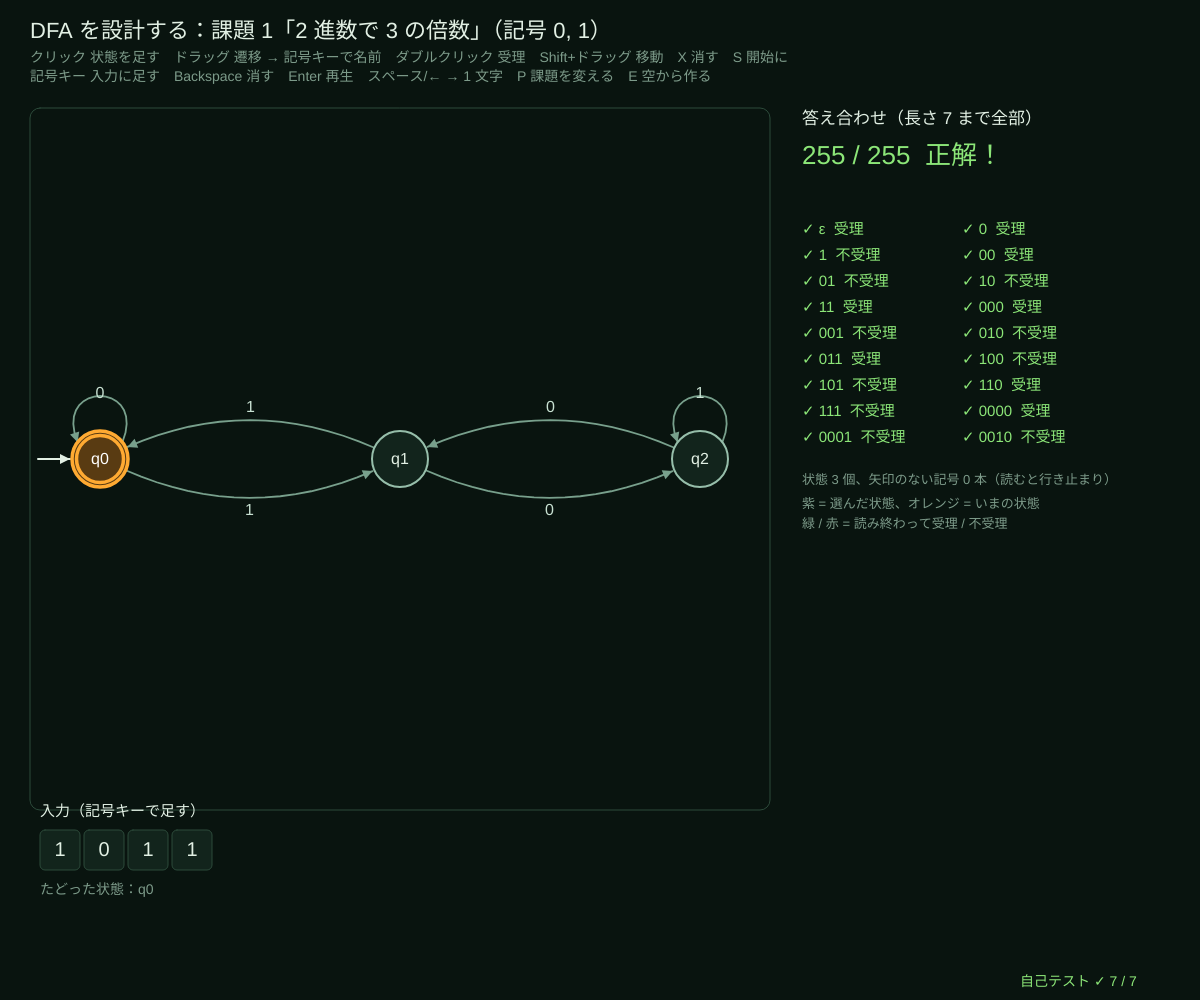
Frame 1 (no input)
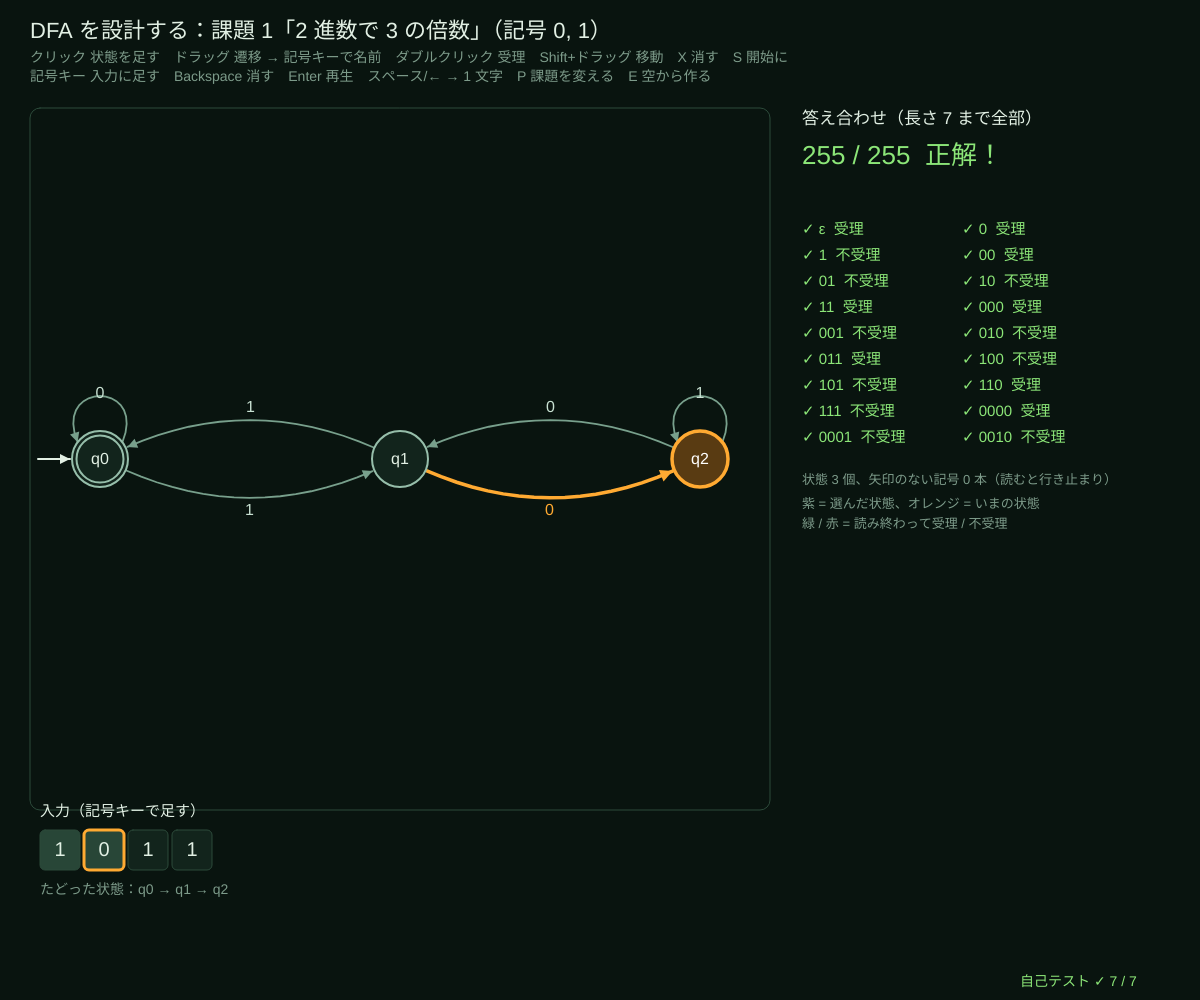
Frame 60 (no input)
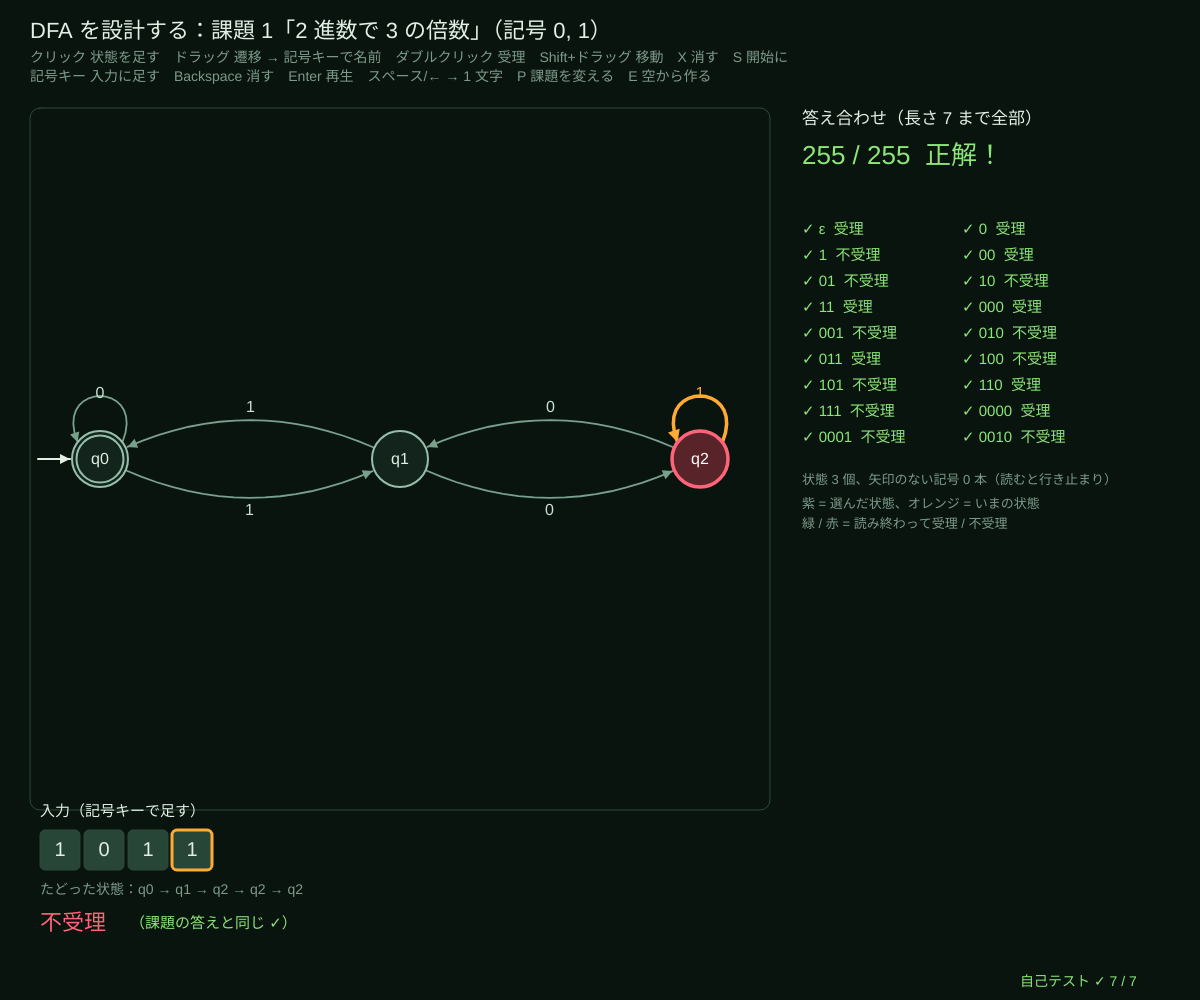
Frame 120 (the mouse pressed at the canvas centre since frame 60)

The p5.js sketch that drew these frames (run headless with seeded random() and noise() and a simulated clock; from frame 60 on, the mouse is pressed at the canvas centre):

// p5.js sketch
// ── sketch.js
// ============================================
// 01 DFA を設計する ─ 決定性有限オートマトン（DFA）を自分で描いて、文字列を 1 文字ずつたどらせる
// 状態から出る矢印は「記号 1 つにつき 1 本」だけ（決定的）。最後に二重丸（受理状態）にいれば受理。
// 矢印がない記号を読んだら「行き止まり」で不受理。課題の言語と、長さ 7 までの全部の文字列で答え合わせ
// 編集：空いた所をクリック = 状態を足す / 状態から状態へドラッグ = 遷移（離したら記号キーで名前）/
//       外に出て同じ状態に戻る = 自己ループ / ダブルクリック = 受理 ⇔ 不受理 / Shift + ドラッグ = 動かす
// キー：記号（0 1 や a b）= 入力の文字列に足す / Backspace 1 文字消す / Enter 先頭から再生 / スペース 1 文字進める /
//       ← → 1 文字もどる・進む / P 課題を変える / E 空にして自分で作る / X 選んだ状態を消す / S 選んだ状態を開始に
// ============================================

const TASKS = [                         // ★ 課題：名前・記号・正解の判定（JavaScript で書いた「答え」）
  { name: '2 進数で 3 の倍数', alpha: ['0', '1'], pred: (s) => (s === '' ? 0 : parseInt(s, 2)) % 3 === 0, sample: 'mult3' },
  { name: 'a の数が偶数', alpha: ['a', 'b'], pred: (s) => s.split('a').length % 2 === 1, sample: 'evenA' },
  { name: 'ab を含む', alpha: ['a', 'b'], pred: (s) => s.indexOf('ab') >= 0, sample: 'hasAB' },
  { name: '長さが 3 の倍数', alpha: ['a', 'b'], pred: (s) => s.length % 3 === 0, sample: 'len3' },
];
const JUDGE_LEN = 7;                    // ★ 答え合わせに使う文字列の長さの上限
const R0 = 28;                          // 状態の円の半径
let task = 0, mach, word = '', tpos = 0, playing = false, playT = 0, judge = null;

function setup() {
  createCanvas(windowWidth, windowHeight);
  selfTest();
  loadTask(0, true);
}
function windowResized() { resizeCanvas(windowWidth, windowHeight); }
function areaBox() { return { x: 40, y: 118, w: width * 0.6, h: height - 318 }; }
function sampleDfa(kind, alpha) {       // 課題ごとのお手本の DFA
  let m = edNew(alpha), b = areaBox(), cx = b.x + b.w / 2, cy = b.y + b.h / 2;
  let line = (n) => { for (let i = 0; i < n; i++) edAddState(m, b.x + 60 + ((b.w - 120) * i) / Math.max(1, n - 1), cy); };
  if (kind === 'mult3') { line(3); for (let r = 0; r < 3; r++) for (let c of ['0', '1']) edSetEdge(m, r, (2 * r + +c) % 3, c); m.acc[0] = true; }
  if (kind === 'evenA') { line(2); edSetEdge(m, 0, 1, 'a'); edSetEdge(m, 1, 0, 'a'); edSetEdge(m, 0, 0, 'b'); edSetEdge(m, 1, 1, 'b'); m.acc[0] = true; }
  if (kind === 'hasAB') { line(3); edSetEdge(m, 0, 1, 'a'); edSetEdge(m, 0, 0, 'b'); edSetEdge(m, 1, 1, 'a'); edSetEdge(m, 1, 2, 'b'); edSetEdge(m, 2, 2, 'a'); edSetEdge(m, 2, 2, 'b'); m.acc[2] = true; }
  if (kind === 'len3') { m.pos = circleLayout(3, cx, cy, Math.min(b.w, b.h) * 0.3, Math.PI); m.n = 3; m.tr = [{}, {}, {}]; m.acc = [true, false, false];
    for (let q = 0; q < 3; q++) for (let c of alpha) edSetEdge(m, q, (q + 1) % 3, c); }
  return m;
}
function loadTask(k, withSample) {
  task = (k + TASKS.length) % TASKS.length;
  let t = TASKS[task];
  mach = withSample ? sampleDfa(t.sample, t.alpha) : edNew(t.alpha);
  if (!withSample) { let b = areaBox(); edAddState(mach, b.x + 80, b.y + b.h / 2); }
  word = t.alpha[1] + t.alpha[0] + t.alpha[1] + t.alpha[1]; tpos = 0; playing = true; playT = 0; edPending = null; edSel = -1;
  rejudge();
}
// ★ 答え合わせ：長さ JUDGE_LEN までの全部の文字列で、DFA の答えと正解をくらべる（一番短い反例も）
function judgeDfa(m, pred, alpha, L) {
  let agree = 0, total = 0, counter = null;
  for (let s of allStrings(alpha, L)) { total++; if (dfaAccepts(m, s) === pred(s)) agree++; else if (counter === null) counter = s; }
  return { agree, total, counter };
}
function rejudge() { let t = TASKS[task]; judge = judgeDfa(mach, t.pred, t.alpha, JUDGE_LEN); }

function draw() {
  background(...BG);
  let t = TASKS[task], b = areaBox();
  hudTitle('DFA を設計する：課題 ' + (task + 1) + '「' + t.name + '」（記号 ' + t.alpha.join(', ') + '）',
    'クリック 状態を足す　ドラッグ 遷移 → 記号キーで名前　ダブルクリック 受理　Shift+ドラッグ 移動　X 消す　S 開始に\n記号キー 入力に足す　Backspace 消す　Enter 再生　スペース/← → 1 文字　P 課題を変える　E 空から作る');
  noFill(); stroke(...WIRE); strokeWeight(1); rect(b.x - 10, b.y - 10, b.w + 20, b.h + 20, 10);
  // 再生：30 フレームごとに 1 文字
  if (playing && ++playT % 30 === 0) { if (tpos < word.length) tpos++; else playing = false; }
  tpos = clampv(tpos, 0, word.length);
  let tr = dfaTrace(mach, word), cur = tr[tpos], hi = {};
  if (cur >= 0) hi[cur] = tpos === word.length ? (mach.acc[cur] ? LIME : ROSE) : AMBER;
  if (edSel >= 0 && edSel < mach.n && !hi[edSel]) hi[edSel] = VIOLET;
  let lastC = tpos > 0 ? word[tpos - 1] : null, prevQ = tpos > 0 ? tr[tpos - 1] : -1;
  drawMachine(mach, mach.pos, { r: R0, hi, labelSize: 16,
    edgeHi: (e) => (lastC !== null && e.from === prevQ && e.to === cur && e.syms.indexOf(lastC) >= 0 ? AMBER : null) });
  edDrawRubber(mach, R0);

  // ---- 入力の文字列とたどった道
  let y = height - 170, cw = Math.min(44, (b.w - 20) / Math.max(1, word.length + 1));
  noStroke(); fill(...INK); textSize(15); textAlign(LEFT, BASELINE); text('入力（記号キーで足す）', 40, y - 14);
  for (let i = 0; i < word.length; i++) {
    let x = 40 + i * cw;
    stroke(...(i === tpos - 1 ? AMBER : WIRE)); strokeWeight(i === tpos - 1 ? 3 : 1); fill(...(i < tpos ? [40, 70, 55] : PANEL)); rect(x, y, cw - 4, 40, 5);
    noStroke(); fill(...INK); textAlign(CENTER, CENTER); textSize(20); text(word[i], x + cw / 2 - 2, y + 20);
  }
  textAlign(LEFT, BASELINE); textSize(14); fill(...DIMC);
  text('たどった状態：' + tr.slice(0, tpos + 1).map((q) => (q < 0 ? '行き止まり' : 'q' + q)).join(' → '), 40, y + 64);
  if (tpos === word.length) {
    let ok = dfaAccepts(mach, word), right = t.pred(word);
    fill(...(ok ? LIME : ROSE)); textSize(22); text(ok ? '受理' : '不受理', 40, y + 100);
    fill(...(ok === right ? LIME : ROSE)); textSize(15); text(ok === right ? '（課題の答えと同じ ✓）' : '（課題の答えは「' + (right ? '受理' : '不受理') + '」✗）', 130, y + 98);
  }

  // ---- 答え合わせ（右）
  let px = width * 0.66 + 10, py = 124;
  fill(...INK); textSize(17); text('答え合わせ（長さ ' + JUDGE_LEN + ' まで全部）', px, py);
  let all = judge.agree === judge.total;
  fill(...(all ? LIME : AMBER)); textSize(26); text(judge.agree + ' / ' + judge.total + (all ? '  正解！' : ''), px, py + 40);
  fill(...DIMC); textSize(14);
  if (!all) text('一番短い反例：「' + (judge.counter === '' ? 'ε（空の文字列）' : judge.counter) + '」 正解は ' + (t.pred(judge.counter) ? '受理' : '不受理'), px, py + 68);
  let samples = allStrings(t.alpha, 4).slice(0, 18);
  samples.forEach((s, i) => {
    let ok = dfaAccepts(mach, s) === t.pred(s), x = px + (i % 2) * 160, yy = py + 110 + Math.floor(i / 2) * 26;
    fill(...(ok ? LIME : ROSE)); textSize(15); text((ok ? '✓ ' : '✗ ') + (s === '' ? 'ε' : s) + '  ' + (t.pred(s) ? '受理' : '不受理'), x, yy);
  });
  fill(...DIMC); textSize(13);
  let dead = 0; for (let q = 0; q < mach.n; q++) for (let c of mach.alpha) if (dfaNext(mach, q, c) < 0) dead++;
  text('状態 ' + mach.n + ' 個、矢印のない記号 ' + dead + ' 本（読むと行き止まり）', px, py + 360);
  text('紫 = 選んだ状態、オレンジ = いまの状態', px, py + 384);
  text('緑 / 赤 = 読み終わって受理 / 不受理', px, py + 404);
  drawSelfTest(width - 180, height - 14);
}

function inArea(x, y) { let b = areaBox(); return x > b.x - 10 && x < b.x + b.w + 10 && y > b.y - 10 && y < b.y + b.h + 10; }
let firstPress = true, swallow = false;  // 最初のクリック（キーを届かせるためのクリック）では状態を足さない
function mousePressed(ev) {
  if (firstPress) { firstPress = false; swallow = true; return; }
  if (inArea(mouseX, mouseY) && edPress(mach, mouseX, mouseY, R0, millis(), ev && ev.shiftKey) === 'acc') rejudge();
}
function mouseDragged() { if (!swallow) edDragTo(mach, mouseX, mouseY); }
function mouseReleased() {
  if (swallow) { swallow = false; return; }
  if (edRelease(mach, mouseX, mouseY, R0, inArea(mouseX, mouseY))) rejudge();
}
function keyPressed() {
  let t = TASKS[task];
  if (edPending && t.alpha.indexOf(key) >= 0) { edLabel(mach, key); rejudge(); return false; }   // 名前待ちの矢印に記号をつける
  if (t.alpha.indexOf(key) >= 0) { word = typeInto(word, key, t.alpha, 24); tpos = 0; playing = true; playT = 0; return false; }
  if (key === 'Backspace') { word = word.slice(0, -1); tpos = Math.min(tpos, word.length); }
  if (key === 'Enter') { tpos = 0; playing = true; playT = 0; }
  if (key === ' ' || key === RIGHT_ARROW) { playing = false; tpos = Math.min(word.length, tpos + 1); }
  if (key === LEFT_ARROW) { playing = false; tpos = Math.max(0, tpos - 1); }
  if (key === 'p' || key === 'P') loadTask(task + 1, true);
  if (key === 'e' || key === 'E') loadTask(task, false);
  if ((key === 'x' || key === 'X') && edSel >= 0) { edDelete(mach, edSel); edSel = -1; edPending = null; rejudge(); }
  if ((key === 's' || key === 'S') && edSel >= 0 && edSel < mach.n) { mach.start = edSel; rejudge(); }
  if (key === 'Escape') edPending = null;
  return false;
}

// ---- 自己テスト
function selfTest() {
  selfTestResults = [];
  let m3 = sampleDfa('mult3', ['0', '1']), ok3 = true;
  for (let n = 0; n <= 1000; n++) if (dfaAccepts(m3, n.toString(2)) !== (n % 3 === 0)) ok3 = false;
  check('「3 の倍数」の DFA（3 状態）は n = 0〜1000 の 2 進数で n % 3 === 0 と一致', ok3 && m3.n === 3);
  for (let k = 1; k < TASKS.length; k++) {
    let t = TASKS[k], j = judgeDfa(sampleDfa(t.sample, t.alpha), t.pred, t.alpha, 10);
    check('お手本「' + t.name + '」：長さ 10 までの全部 ' + j.total + ' 個の文字列で正解と一致', j.agree === j.total && j.total === 2047);
  }
  // 編集の手順をまねて「b で終わる」DFA を作る（クリック 2 回 → 矢印 4 本 → 受理）
  let m = edNew(['a', 'b']); edAddState(m, 0, 0); edAddState(m, 100, 0);
  edSetEdge(m, 0, 0, 'a'); edSetEdge(m, 0, 1, 'b'); edSetEdge(m, 1, 1, 'b'); edSetEdge(m, 1, 0, 'a'); m.acc[1] = true;
  let jb = judgeDfa(m, (s) => s.endsWith('b'), m.alpha, 8);
  check('編集の手順で作った「b で終わる」DFA（2 状態）が長さ 8 まで全部正しい', jb.agree === jb.total);
  edSetEdge(m, 0, 0, 'b');                                  // 同じ記号の矢印は上書き（決定的のまま）
  let jw = judgeDfa(m, (s) => s.endsWith('b'), m.alpha, 8);
  check('矢印を 1 本まちがえると、反例「' + jw.counter + '」（一番短い）が見つかる', jw.counter === 'b' && dfaAccepts(m, 'b') === false);
  edDelete(m, 1);
  check('状態を消すと、その状態への矢印も消えて行き止まりになる（例外なし）', m.n === 1 && dfaNext(m, 0, 'b') === 0 && dfaNext(m, 0, 'a') === 0 && !dfaAccepts(m, 'ab'));
  reportSelfTest();
}

// ---------- やってみよう ----------
// 1. E で空にして、課題 1「3 の倍数」を自分で作ろう。ヒント：状態 = 「ここまでの数を 3 で割った余り」。1 文字読むと余りは (2r + c) % 3
// 2. 課題「a の数が偶数 かつ b の数が奇数」には状態がいくつ要る？（05 の積の構成で確かめられる）
// 3. 反例が出たら、その文字列を入力してたどってみよう。どこで道をまちがえた？
// 4. TASKS に新しい課題を足そう：{ name: 'aa を含まない', alpha: ['a', 'b'], pred: (s) => s.indexOf('aa') < 0, sample: '' }
// 5. 「a と b が同じ数」は DFA で作れる？ 何状態あっても足りない理由を考えよう（06 のポンピング補題ゲーム）

// ==================================================
// ここから下は「オートマトンの道具」（中身は読まなくても OK。消さないでね）
// ==================================================
// ---- 色と小さな道具
const BG = [9, 20, 15];                 // 背景（回路基板の黒緑）
const INK = [226, 240, 228];            // 文字（蛍光の白）
const AMBER = [255, 170, 50], CYAN = [70, 215, 230], LIME = [140, 230, 120], ROSE = [255, 100, 120], VIOLET = [185, 150, 255];
const DIMC = [125, 155, 138], PANEL = [18, 36, 28], WIRE = [44, 74, 58];
function clampv(v, a, b) { return v < a ? a : v > b ? b : v !== v ? a : v; }     // NaN なら a に戻す
function fmtN(v, d) { if (typeof v !== 'number' || v !== v) return '?'; return v.toFixed(d === undefined ? 2 : d); }
function hudTitle(t, sub) {              // 左上のタイトルと操作の説明
  noStroke(); fill(...INK); textSize(22); textAlign(LEFT, BASELINE); text(t, 30, 38);
  fill(...DIMC); textSize(14); textLeading(19); text(sub, 30, 62);
}
function typeInto(s, ch, allowed, maxLen) {   // 文字の入力：allowed に入っている 1 文字だけ足す（長さの上限つき）
  if (typeof ch !== 'string' || ch.length !== 1 || allowed.indexOf(ch) < 0) return s;
  return s.length < (maxLen || 40) ? s + ch : s;
}
// ---- 種つきの乱数（同じ種なら毎回同じ列 → 実験をくり返せる）
let rngState = 1;
function seedRng(s) { rngState = (s >>> 0) || 1; }
function rnd() {                       // 0〜1 の一様乱数（mulberry32）
  rngState = (rngState + 0x6d2b79f5) >>> 0;
  let t = rngState;
  t = Math.imul(t ^ (t >>> 15), t | 1);
  t ^= t + Math.imul(t ^ (t >>> 7), t | 61);
  return ((t ^ (t >>> 14)) >>> 0) / 4294967296;
}
function rndInt(a, b) { return a + Math.floor(rnd() * (b - a + 1)); }
function rndPick(arr) { return arr[Math.floor(rnd() * arr.length)]; }
function rndString(alpha, len) { let s = ''; for (let i = 0; i < len; i++) s += alpha[Math.floor(rnd() * alpha.length)]; return s; }
// ---- 有限オートマトンの道具
// DFA = { n: 状態の数, alpha: ['a','b'], tr: [{a: 1, b: 0}, ...], start: 0, acc: [true/false...] }
//   tr[q][c] がない = 「行き止まり」（そこで不受理が決まる）
// NFA = { n, alpha, tr: [{a: [1, 2], '': [3]}, ...], start, acc }  ('' が ε 遷移)
function dfaNext(d, q, c) { if (q < 0 || !d.tr[q]) return -1; let t = d.tr[q][c]; return t === undefined || t < 0 || t >= d.n ? -1 : t; }
function dfaTrace(d, s) {               // たどった状態の列（-1 = 行き止まり）
  let q = d.start, out = [q];
  for (let c of s) { q = dfaNext(d, q, c); out.push(q); }
  return out;
}
function dfaAccepts(d, s) { let q = d.start; for (let c of s) { q = dfaNext(d, q, c); if (q < 0) return false; } return q >= 0 && !!d.acc[q]; }
function copyDfa(d) { return { n: d.n, alpha: d.alpha.slice(), tr: d.tr.map((m) => Object.assign({}, m)), start: d.start, acc: d.acc.slice() }; }
function completeDfa(d) {               // 行き止まりを「ごみ箱」状態にまとめて、全部の遷移をそろえる
  let e = copyDfa(d), sink = -1;
  for (let q = 0; q < e.n; q++) for (let c of e.alpha) if (dfaNext(e, q, c) < 0) {
    if (sink < 0) { sink = e.n++; e.tr.push({}); e.acc.push(false); for (let cc of e.alpha) e.tr[sink][cc] = sink; }
    e.tr[q][c] = sink;
  }
  e.sink = sink;
  return e;
}
function complementDfa(d) { let e = completeDfa(d); e.acc = e.acc.map((v) => !v); return e; }   // 受理と不受理を入れかえる
function productDfa(A, B, op) {         // 積の構成：状態 = (A の状態, B の状態) の組。たどれる組だけ作る
  let a = completeDfa(A), b = completeDfa(B), alpha = a.alpha.filter((c) => b.alpha.indexOf(c) >= 0);
  let id = new Map(), pairs = [], tr = [], queue = [];
  let get = (p, q) => { let k = p * 1000 + q; if (!id.has(k)) { id.set(k, pairs.length); pairs.push([p, q]); tr.push({}); queue.push(k); } return id.get(k); };
  get(a.start, b.start);
  for (let h = 0; h < queue.length; h++) {
    let [p, q] = pairs[h];
    for (let c of alpha) tr[h][c] = get(a.tr[p][c], b.tr[q][c]);
  }
  let f = { and: (x, y) => x && y, or: (x, y) => x || y, diff: (x, y) => x && !y, xor: (x, y) => x !== y }[op];
  return { n: pairs.length, alpha, tr, start: 0, acc: pairs.map(([p, q]) => f(!!a.acc[p], !!b.acc[q])), pairs, left: a, right: b };
}
function dfaShortestAccepted(d) {       // 幅優先探索：受理状態までの一番短い文字列（なければ null = 空言語）
  let prev = new Array(d.n).fill(null), seen = new Array(d.n).fill(false), queue = [d.start];
  seen[d.start] = true;
  for (let h = 0; h < queue.length; h++) {
    let q = queue[h];
    if (d.acc[q]) { let s = ''; while (prev[q]) { s = prev[q][1] + s; q = prev[q][0]; } return s; }
    for (let c of d.alpha) { let t = dfaNext(d, q, c); if (t >= 0 && !seen[t]) { seen[t] = true; prev[t] = [q, c]; queue.push(t); } }
  }
  return null;
}
function dfaEquivalent(A, B) { return dfaShortestAccepted(productDfa(A, B, 'xor')); }   // null なら同じ言語、そうでなければ反例
function reachableDfa(d) {              // スタートからたどれない状態を消す
  let order = [d.start], idx = new Map([[d.start, 0]]);
  for (let h = 0; h < order.length; h++) for (let c of d.alpha) { let t = dfaNext(d, order[h], c); if (t >= 0 && !idx.has(t)) { idx.set(t, order.length); order.push(t); } }
  let tr = order.map((q) => { let m = {}; for (let c of d.alpha) { let t = dfaNext(d, q, c); if (t >= 0) m[c] = idx.get(t); } return m; });
  return { n: order.length, alpha: d.alpha.slice(), tr, start: 0, acc: order.map((q) => !!d.acc[q]), old: order };
}
function minimizeMoore(d) {             // ムーアの分割の精密化：「区別できない状態」を同じブロックに
  let e = reachableDfa(completeDfa(d));
  let blk = e.acc.map((v) => (v ? 1 : 0)), rounds = [];
  let renum = (keys) => { let m = new Map(); return keys.map((k) => { if (!m.has(k)) m.set(k, m.size); return m.get(k); }); };
  blk = renum(blk); rounds.push(blk.slice());
  for (;;) {
    let keys = blk.map((b, q) => b + '|' + e.alpha.map((c) => blk[e.tr[q][c]]).join(','));
    let nb = renum(keys), cnt = new Set(nb).size;
    if (cnt === new Set(blk).size) break;
    blk = nb; rounds.push(blk.slice());
  }
  let k = new Set(blk).size, tr = [], acc = [];
  for (let b = 0; b < k; b++) { tr.push({}); acc.push(false); }
  for (let q = 0; q < e.n; q++) { acc[blk[q]] = !!e.acc[q]; for (let c of e.alpha) tr[blk[q]][c] = blk[e.tr[q][c]]; }
  return { work: e, rounds, blockOf: blk, min: { n: k, alpha: e.alpha.slice(), tr, start: blk[e.start], acc } };
}
function allStrings(alpha, maxLen) {    // 長さ 0〜maxLen の文字列を全部
  let out = [''], layer = [''];
  for (let L = 1; L <= maxLen; L++) { let nx = []; for (let s of layer) for (let c of alpha) nx.push(s + c); out.push(...nx); layer = nx; }
  return out;
}
function epsClosure(nfa, states) {      // ε 遷移だけでたどれる状態を全部足す
  let seen = new Set(states), todo = [...states];
  while (todo.length) { let q = todo.pop(); for (let t of (nfa.tr[q] && nfa.tr[q]['']) || []) if (!seen.has(t)) { seen.add(t); todo.push(t); } }
  return [...seen].sort((x, y) => x - y);
}
function nfaMove(nfa, set, c) { let out = new Set(); for (let q of set) for (let t of (nfa.tr[q] && nfa.tr[q][c]) || []) out.add(t); return epsClosure(nfa, [...out]); }
function nfaTrace(nfa, s) { let cur = epsClosure(nfa, [nfa.start]), out = [cur]; for (let c of s) { cur = nfaMove(nfa, cur, c); out.push(cur); } return out; }
function nfaAccepts(nfa, s) { let cur = epsClosure(nfa, [nfa.start]); for (let c of s) { cur = nfaMove(nfa, cur, c); if (!cur.length) return false; } return cur.some((q) => nfa.acc[q]); }
function subsetConstruct(nfa, maxStates) {   // 部分集合構成：DFA の 1 状態 = NFA の状態の集合（たどれる集合だけ）
  let first = epsClosure(nfa, [nfa.start]), sets = [first], id = new Map([[first.join(','), 0]]), rows = [], tr = [];
  for (let h = 0; h < sets.length && sets.length <= (maxStates || 4096); h++) {
    let row = { from: h, to: {} }; tr.push({});
    for (let c of nfa.alpha) {
      let t = nfaMove(nfa, sets[h], c), k = t.join(',');
      if (!id.has(k)) { id.set(k, sets.length); sets.push(t); }
      row.to[c] = id.get(k); tr[h][c] = id.get(k);
    }
    rows.push(row);
  }
  return { sets, rows, dfa: { n: sets.length, alpha: nfa.alpha.slice(), tr, start: 0, acc: sets.map((st) => st.some((q) => nfa.acc[q])) } };
}
function setName(st) { return '{' + st.join(',') + '}'; }
// ---- 状態遷移図を描く道具（円 = 状態、二重丸 = 受理、矢印 = 遷移。曲線は折れ線で描く）
function bezPts(x0, y0, cx, cy, x1, y1, n) {   // 2 次ベジェ曲線 → 折れ線の点
  let out = [];
  for (let i = 0; i <= n; i++) { let t = i / n, u = 1 - t; out.push([u * u * x0 + 2 * u * t * cx + t * t * x1, u * u * y0 + 2 * u * t * cy + t * t * y1]); }
  return out;
}
function cubicPts(p0, p1, p2, p3, n) {          // 3 次ベジェ曲線 → 折れ線の点（自己ループ用）
  let out = [];
  for (let i = 0; i <= n; i++) { let t = i / n, u = 1 - t, a = u * u * u, b = 3 * u * u * t, c = 3 * u * t * t, d = t * t * t;
    out.push([a * p0[0] + b * p1[0] + c * p2[0] + d * p3[0], a * p0[1] + b * p1[1] + c * p2[1] + d * p3[1]]); }
  return out;
}
function arrowLine(pts, col, w, dashed) {      // 折れ線 + 先の三角
  if (!pts || pts.length < 2) return;
  noFill(); stroke(...col); strokeWeight(w || 2);
  if (dashed) { for (let i = 0; i + 1 < pts.length; i += 2) line(pts[i][0], pts[i][1], pts[i + 1][0], pts[i + 1][1]); }
  else { beginShape(); for (let p of pts) vertex(p[0], p[1]); endShape(); }
  let [x1, y1] = pts[pts.length - 1], [x0, y0] = pts[pts.length - 2], L = Math.hypot(x1 - x0, y1 - y0) || 1, ux = (x1 - x0) / L, uy = (y1 - y0) / L, s = 7 + (w || 2) * 1.5;
  noStroke(); fill(...col);
  triangle(x1, y1, x1 - ux * s - uy * s * 0.5, y1 - uy * s + ux * s * 0.5, x1 - ux * s + uy * s * 0.5, y1 - uy * s - ux * s * 0.5);
}
function edgeList(m) {                  // DFA / NFA → 辺のリスト [{from, to, label}]（同じ向きの辺はラベルをまとめる）
  let map = new Map();
  for (let q = 0; q < m.n; q++) for (let c in m.tr[q] || {}) {
    let ts = m.tr[q][c]; ts = Array.isArray(ts) ? ts : [ts];
    for (let t of ts) { if (t < 0 || t >= m.n) continue; let k = q + '>' + t; if (!map.has(k)) map.set(k, { from: q, to: t, syms: [] }); map.get(k).syms.push(c === '' ? 'ε' : c); }
  }
  return [...map.values()].map((e) => ({ from: e.from, to: e.to, label: e.syms.sort().join(','), syms: e.syms }));
}
function edgeGeometry(e, pos, r, both) {        // 1 本の辺の折れ線の点とラベルの位置
  let a = pos[e.from], b = pos[e.to];
  if (e.from === e.to) {                        // 自己ループ：中心から外向き（または上）に輪
    let ang = a.loop !== undefined ? a.loop : -Math.PI / 2, ux = Math.cos(ang), uy = Math.sin(ang), px = -uy, py = ux;
    let s0 = [a.x + (ux * 0.6 + px * 0.8) * r, a.y + (uy * 0.6 + py * 0.8) * r], s1 = [a.x + (ux * 0.6 - px * 0.8) * r, a.y + (uy * 0.6 - py * 0.8) * r];
    let pts = cubicPts(s0, [s0[0] + (ux * 2.2 + px * 0.9) * r, s0[1] + (uy * 2.2 + py * 0.9) * r], [s1[0] + (ux * 2.2 - px * 0.9) * r, s1[1] + (uy * 2.2 - py * 0.9) * r], s1, 18);
    return { pts, lx: a.x + ux * 2.35 * r, ly: a.y + uy * 2.35 * r };
  }
  let dx = b.x - a.x, dy = b.y - a.y, L = Math.hypot(dx, dy) || 1, ux = dx / L, uy = dy / L, bend = both ? 0.22 * L : (e.bend || 0) * L;
  let mx = (a.x + b.x) / 2 - uy * bend, my = (a.y + b.y) / 2 + ux * bend;
  let d0x = mx - a.x, d0y = my - a.y, l0 = Math.hypot(d0x, d0y) || 1, d1x = mx - b.x, d1y = my - b.y, l1 = Math.hypot(d1x, d1y) || 1;
  let pts = bezPts(a.x + (d0x / l0) * r, a.y + (d0y / l0) * r, mx, my, b.x + (d1x / l1) * (r + 2), b.y + (d1y / l1) * (r + 2), 16);
  let mid = pts[8];
  return { pts, lx: mid[0] - uy * 13, ly: mid[1] + ux * 13 };
}
// m = DFA/NFA、pos = [{x, y, loop?}]、opt = { r, names, hi: {状態: 色}, edgeHi: (e) => 色 or null, start: true, labelSize }
function drawMachine(m, pos, opt) {
  opt = opt || {};
  let r = opt.r || 22, edges = opt.edges || edgeList(m), has = new Set(edges.map((e) => e.from + '>' + e.to));
  textAlign(CENTER, CENTER);
  for (let e of edges) {
    if (!pos[e.from] || !pos[e.to]) continue;
    let g = edgeGeometry(e, pos, r, e.from !== e.to && has.has(e.to + '>' + e.from));
    let hc = opt.edgeHi ? opt.edgeHi(e) : null;
    arrowLine(g.pts, hc || opt.edgeCol || [120, 160, 140], hc ? 3.5 : 1.8, e.label === 'ε' && !hc);
    if (opt.labels !== false || hc) { noStroke(); fill(...(hc || opt.labelCol || [200, 225, 210])); textSize(opt.labelSize || 14); text(e.label, g.lx, g.ly); }
  }
  if (opt.start !== false && pos[m.start]) {   // 開始の矢印（左から）
    let p = pos[m.start], sa = opt.startAng !== undefined ? opt.startAng : p.loop !== undefined && Math.cos(p.loop) < -0.5 ? -2.2 : Math.PI;
    let ux = Math.cos(sa), uy = Math.sin(sa);   // 自己ループと重ならない向きから
    arrowLine([[p.x + ux * (r + 34), p.y + uy * (r + 34)], [p.x + ux * (r + 2), p.y + uy * (r + 2)]], opt.startCol || INK, 2);
  }
  for (let q = 0; q < m.n; q++) {
    let p = pos[q]; if (!p) continue;
    let hc = opt.hi && opt.hi[q];
    stroke(...(hc || [150, 190, 170])); strokeWeight(hc ? 3.5 : 2); fill(...(hc ? hc.map((v) => v * 0.35) : PANEL));
    circle(p.x, p.y, 2 * r);
    if (m.acc[q]) { noFill(); circle(p.x, p.y, 2 * r - 9); }
    noStroke(); fill(...(hc ? [255, 255, 255] : INK)); textSize(opt.nameSize || Math.min(16, r * 0.75));
    text(opt.names ? opt.names[q] : 'q' + q, p.x, p.y + 1);
  }
}
function circleLayout(n, cx, cy, rad, a0) {    // 円の上に並べる（自己ループは外向き）
  let out = [];
  for (let i = 0; i < n; i++) { let a = (a0 === undefined ? Math.PI : a0) + (2 * Math.PI * i) / Math.max(1, n); out.push({ x: cx + rad * Math.cos(a), y: cy + rad * Math.sin(a), loop: a }); }
  return out;
}
function layerLayout(m, x, y, w, h) {          // スタートからの距離（幅優先）で左 → 右に並べる
  let depth = new Array(m.n).fill(-1), order = [m.start]; depth[m.start] = 0;
  for (let i = 0; i < order.length; i++) for (let e of edgeList(m)) if (e.from === order[i] && depth[e.to] < 0) { depth[e.to] = depth[order[i]] + 1; order.push(e.to); }
  let maxD = Math.max(0, ...depth); for (let q = 0; q < m.n; q++) if (depth[q] < 0) { depth[q] = maxD + 1; order.push(q); }
  maxD = Math.max(...depth);
  let cols = []; for (let q of order) (cols[depth[q]] = cols[depth[q]] || []).push(q);
  let pos = [];
  cols.forEach((col, d) => col.forEach((q, k) => { pos[q] = { x: x + (maxD ? (d / maxD) * w : w / 2), y: y + ((k + 1) / (col.length + 1)) * h, loop: -Math.PI / 2 }; }));
  return pos;
}
function hitState(pos, x, y, r) { for (let q = pos.length - 1; q >= 0; q--) if (pos[q] && Math.hypot(pos[q].x - x, pos[q].y - y) < r) return q; return -1; }
// ---- 図を編集する道具：空いた所をクリック = 状態を足す、状態から状態へドラッグ = 遷移（すぐ記号のキーで名前）、
//      ダブルクリック = 受理 ⇔ 不受理、状態をドラッグ（Shift を押しながら）= 動かす、X = 選んだ状態を消す
let edMach = null, edDrag = null, edPending = null, edLast = { t: -1e9, q: -1 }, edSel = -1;
function edNew(alpha) { return { n: 0, alpha: alpha.slice(), tr: [], start: 0, acc: [], pos: [] }; }
function edAddState(m, x, y) { m.pos.push({ x, y, loop: -Math.PI / 2 }); m.tr.push({}); m.acc.push(false); m.n = m.pos.length; return m.n - 1; }
function edSetEdge(m, from, to, c) { if (from >= 0 && from < m.n && to >= 0 && to < m.n && m.alpha.indexOf(c) >= 0) m.tr[from][c] = to; }   // DFA なので同じ記号の古い遷移は上書き
function edDelete(m, q) {
  if (q < 0 || q >= m.n || m.n <= 1) return;
  m.pos.splice(q, 1); m.acc.splice(q, 1); m.tr.splice(q, 1); m.n = m.pos.length;
  for (let row of m.tr) for (let c in row) { if (row[c] === q) delete row[c]; else if (row[c] > q) row[c]--; }
  if (m.start === q) m.start = 0; else if (m.start > q) m.start--;
}
function edPress(m, x, y, r, now, shift) {      // 返り値：'acc' / 'drag' / 'move' / null（shift = Shift を押しているか）
  let q = hitState(m.pos, x, y, r);
  if (q >= 0 && edLast.q === q && now - edLast.t < 350) { m.acc[q] = !m.acc[q]; edLast = { t: -1e9, q: -1 }; edDrag = null; return 'acc'; }
  edLast = { t: now, q };
  if (q >= 0) { edSel = q; edDrag = { from: q, x, y, move: !!shift || keyIsDown(SHIFT) }; return edDrag.move ? 'move' : 'drag'; }
  edDrag = null;
  return null;
}
function edDragTo(m, x, y) {
  if (!edDrag) return;
  edDrag.x = x; edDrag.y = y;
  let p = m.pos[edDrag.from]; edDrag.far = Math.max(edDrag.far || 0, Math.hypot(x - p.x, y - p.y));   // どこまで離れたか
  if (edDrag.move) { p.x = x; p.y = y; }
}
function edRelease(m, x, y, r, inArea) {
  if (!edDrag) { if (inArea && hitState(m.pos, x, y, r * 2.2) < 0) { edSel = edAddState(m, x, y); return 'add'; } return null; }
  let d = edDrag; edDrag = null;
  if (d.move) return 'move';
  let to = hitState(m.pos, x, y, r);
  if (to < 0) return null;
  if (to === d.from && !((d.far || 0) > r * 1.3)) return 'select';   // その場でクリックしただけ（外に出て戻ると自己ループ）
  edPending = { from: d.from, to }; return 'edge';
}
function edLabel(m, c) { if (!edPending || m.alpha.indexOf(c) < 0) return false; edSetEdge(m, edPending.from, edPending.to, c); edPending = null; return true; }
function edDrawRubber(m, r) {                   // ドラッグ中の線と、名前待ちの辺
  if (edDrag && !edDrag.move) { let p = m.pos[edDrag.from]; stroke(...AMBER); strokeWeight(2); line(p.x, p.y, edDrag.x, edDrag.y); }
  if (edPending && m.pos[edPending.from] && m.pos[edPending.to]) {
    let a = m.pos[edPending.from], b = m.pos[edPending.to];
    noStroke(); fill(...AMBER); textSize(14); textAlign(CENTER, CENTER);
    text('記号のキー（' + m.alpha.join(' ') + '）で名前をつける', (a.x + b.x) / 2, (a.y + b.y) / 2 - r - 22);
    stroke(...AMBER); strokeWeight(2); drawingContext.setLineDash([6, 6]);
    if (edPending.from === edPending.to) { noFill(); circle(a.x, a.y - r * 1.6, r * 1.6); } else line(a.x, a.y, b.x, b.y);
    drawingContext.setLineDash([]);
  }
}
// ---- 自己テストの道具
let selfTestResults = [];
function check(name, cond) { selfTestResults.push({ name, ok: !!cond }); }
function reportSelfTest() { for (let r of selfTestResults) (r.ok ? console.log : console.error)((r.ok ? '✓ ' : '✗ ') + r.name); }
function selfTestLine() { let n = selfTestResults.filter((r) => r.ok).length; return '自己テスト ' + (n === selfTestResults.length ? '✓ ' : '✗ ') + n + ' / ' + selfTestResults.length; }
function drawSelfTest(x, y) { noStroke(); fill(...(selfTestResults.every((r) => r.ok) ? LIME : ROSE)); textSize(14); textAlign(LEFT, BASELINE); text(selfTestLine(), x, y); }
